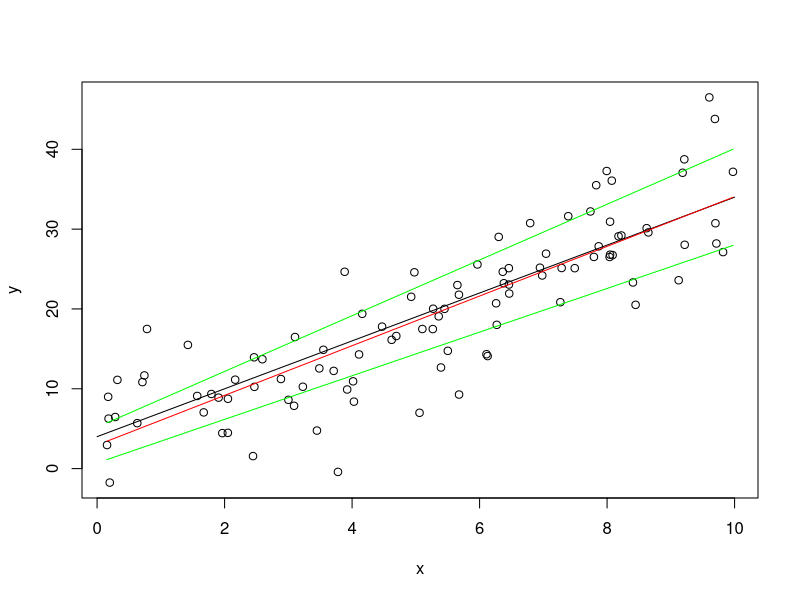
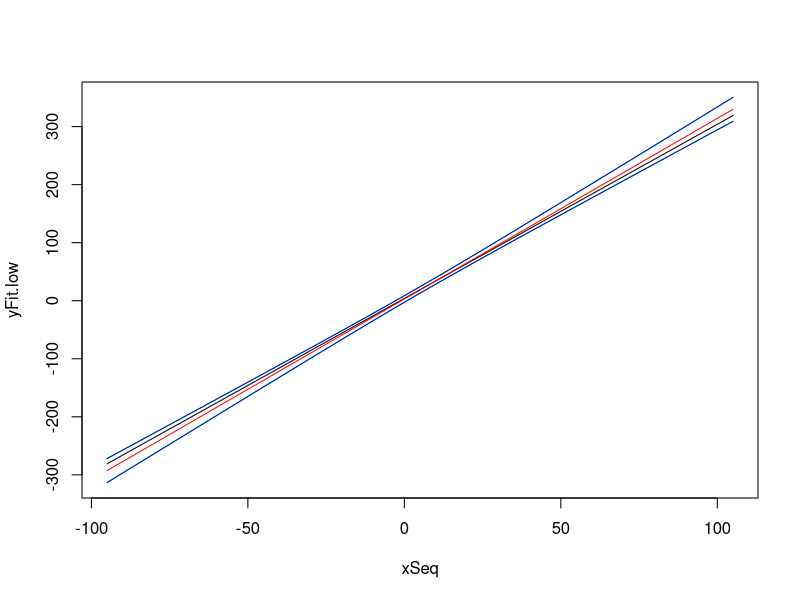
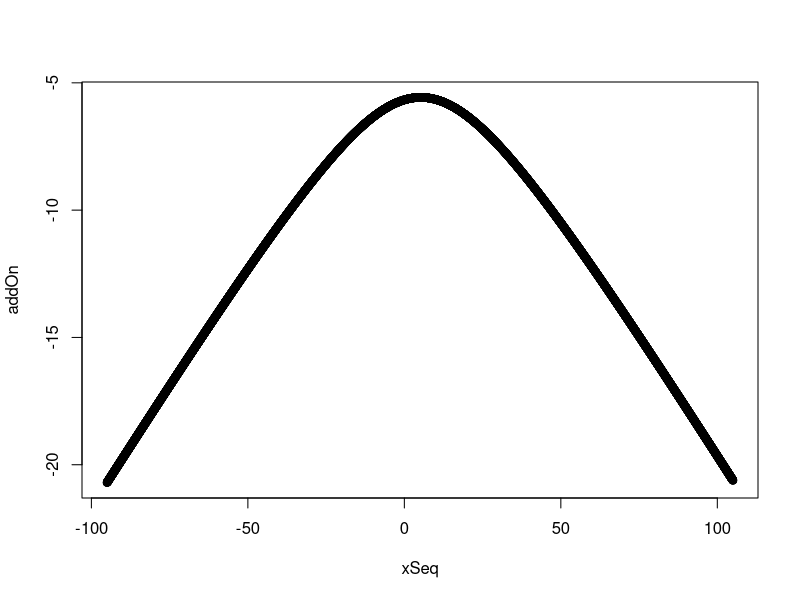
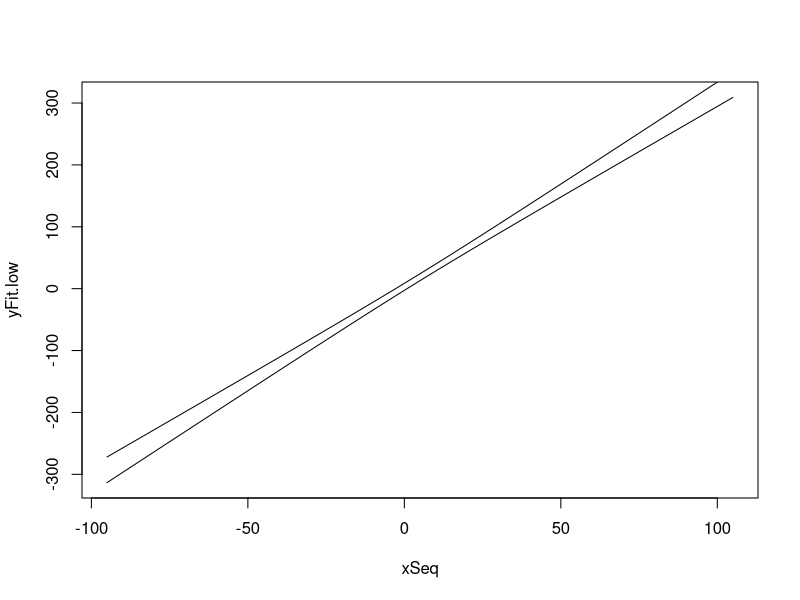

Recreate these plots in R, in order.
# 生成带有正态抖动的线性关系
n <- 100
x <- runif(n, min = 0, max = 10)
deltas <- rnorm(n = n, mean = 0, sd = 5)
y <- 3*x + 4 + deltas
plot(x = x, y = y)
lines(x = c(0,10), y = c(4,34))

# 进行一元线性拟合
mod <- lm(y ~ x)
a <- as.vector(mod$coefficients)[1]
b <- as.vector(mod$coefficients)[2]
yFit <- a + b*x
lines(x = sort(x),y = yFit[order(x)], col = 'red')

# 查看线性拟合的95%置信区间
conf <- confint(mod, level = 0.95)
yFit.low <- conf[1,1] + conf[2,1]*x
yFit.high <- conf[1,2] + conf[2,2]*x
lines(x = sort(x),y = yFit.low[order(x)], col = 'green')
lines(x = sort(x),y = yFit.high[order(x)], col = 'green')


# 估计均方误差
res <- (yFit - y)^2
Qe <- sum(res)
sigmaFit <- sqrt(Qe / (n-2))
Sxx <- var(x)*(n-1)

# 绘制预测区间
confLev <- 0.7
alpha <- 1-confLev
tReg <- qt(p = c(alpha/2), df = n-2, lower.tail = TRUE)
xSeq <- seq(from = 5-100,to = 5+100, length.out = 10000)
temp <- (xSeq - mean(x))^2 / Sxx
addOn <- tReg * sigmaFit * sqrt(1 + (1/n) + temp)
yFit.low <- a + b*xSeq + addOn
yFit.high <- a + b*xSeq - addOn
plot(x = xSeq, y = yFit.low, type = 'l',
     ylim = c(min(yFit.low),max(yFit.high)), col = 'green')
lines(x = xSeq, y = yFit.high, col = 'green')
lines(x = xSeq, y = (3*xSeq + 4))
lines(x = xSeq, y = (a + b*xSeq), col = 'red')

lines(x = xSeq, y = yFit.low, col = 'blue')
lines(x = xSeq, y = yFit.high, col = 'blue')

plot(x = xSeq, y = addOn)
plot(x = xSeq, y = yFit.low, type = 'l')
lines(x = xSeq, y = yFit.high)


